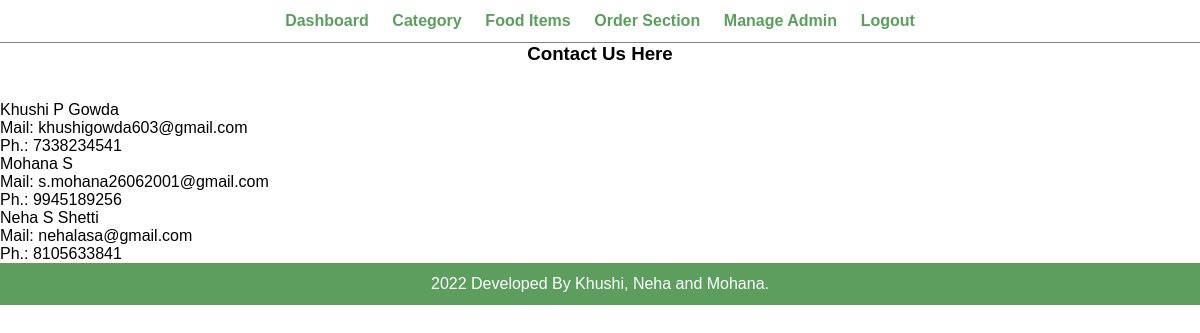
Page /contact.php (signed in) on the committed database.
### tables this page shows
CREATE TABLE `Contacts` (
  `id` int(100) UNSIGNED NOT NULL,
  `name` varchar(150) NOT NULL,
  `mail_id` varchar(50) NOT NULL,
  `phone` varchar(20) NOT NULL
  );

### contact.php (the view, shortened to what this page needs)
<?php include('partials-front/menu.php'); ?>
    <section class="contact">
        <div class="container">
            <h3 class="text-center text-white">Contact Us Here</h3><br><br>
                <?php
                $sql = "SELECT name, mail_id, phone FROM Contacts";
                $res=mysqli_query($conn, $sql);
                $count = mysqli_num_rows($res);
                if($count>0)
                {
                    while($row=mysqli_fetch_assoc($res))
                    {
                        $name = $row['name'];
                        $mail_id = $row['mail_id'];
                        $phone = $row['phone'];
                        ?>
                        <div class="contact-box">
                            <?php
                            echo $name;
                            echo '<br>';
                            echo 'Mail: ';
                            echo $mail_id;
                            echo '<br>';
                            echo 'Ph.: ';
                            echo $phone;
                            echo '<br>';
                            ?>
                        </div>
                        <?php
                    }
                }
                else
                {
                    echo "<div class='error'>Contact not found.</div>";
                }
            ?>
        </div>
    </section>
    <?php include('partials-front/footer.php'); ?>

### css/admin.css (style rules this page uses)
* { margin: 0; padding: 0; font-family: Arial, Helvetica, sans-serif; }
.text-center { text-align: center; }

### rows in the picture
contacts: name "Khushi P Gowda", mail "khushigowda603@gmail.com", phone "7338234541"
contacts: name "Mohana S", mail "s.mohana26062001@gmail.com", phone "9945189256"
contacts: name "Neha S Shetti", mail "nehalasa@gmail.com", phone "8105633841"
